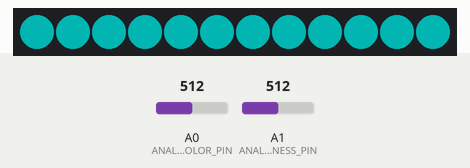
Bench run of a sketch on a simulated ATtiny85, built with avr-gcc and run on an emulated ATtiny85. Shown: 12 RGB LEDs in strip order, left to right. The test bench sets the inputs (shaded band); at power-on: A0 (ANALOG_COLOR_PIN) = 512, A1 (ANALOG_BRIGHTNESS_PIN) = 512. Dim RGB values are drawn brighter than linear.

Above: at 1.4 s.
1.5 s: A0 (ANALOG_COLOR_PIN) set to 716
At 2.8 s:
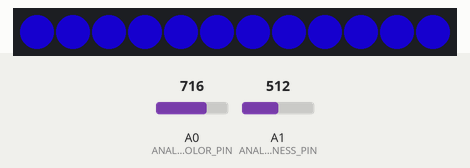
3.1 s: A1 (ANALOG_BRIGHTNESS_PIN) set to 0
At 4.0 s:
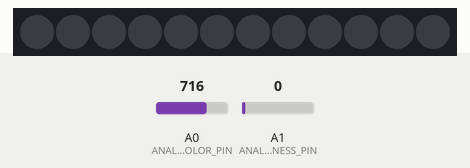
4.6 s: A1 (ANALOG_BRIGHTNESS_PIN) set to 95
At 4.61 s:
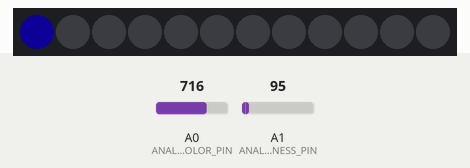
6.2 s: A0 (ANALOG_COLOR_PIN) set to 900
At 7.5 s:
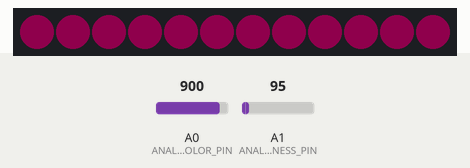
7.8 s: A0 (ANALOG_COLOR_PIN) set to 1023
9.4 s: A0 (ANALOG_COLOR_PIN) set to 306
At 11.4 s:
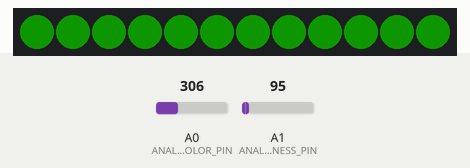

Measured:
- after the input at 1.5 s, the LEDs: first change at once (image 1 shows a later state)
- after the input at 3.1 s, the LEDs: change at once (image 2)
- after the input at 4.6 s, the LEDs: change at once (image 3)
- after the input at 6.2 s, the LEDs: first change at once (image 4 shows a later state)
- after the input at 9.4 s, the LEDs: first change at once (image 5 shows a later state)

The sketch:

NeopixelBacklight.ino
```cpp
#include <Adafruit_NeoPixel.h>
#ifdef __AVR__
  #include <avr/power.h>
#endif

#define NEOPIXEL_DATA_PIN 6
#define NEOPIXEL_LEDS 12

#define ANALOG_COLOR_PIN A0
#define ANALOG_BRIGHTNESS_PIN A1
#define SWIPE_WAIT 50

// Parameter 1 = number of pixels in strip
// Parameter 2 = Arduino pin number (most are valid)
// Parameter 3 = pixel type flags, add together as needed:
//   NEO_KHZ800  800 KHz bitstream (most NeoPixel products w/WS2812 LEDs)
//   NEO_KHZ400  400 KHz (classic 'v1' (not v2) FLORA pixels, WS2811 drivers)
//   NEO_GRB     Pixels are wired for GRB bitstream (most NeoPixel products)
//   NEO_RGB     Pixels are wired for RGB bitstream (v1 FLORA pixels, not v2)
Adafruit_NeoPixel strip = Adafruit_NeoPixel(NEOPIXEL_LEDS, NEOPIXEL_DATA_PIN, NEO_GRB + NEO_KHZ800);

// IMPORTANT: To reduce NeoPixel burnout risk, add 1000 uF capacitor across
// pixel power leads, add 300 - 500 Ohm resistor on first pixel's data input
// and minimize distance between Arduino and first pixel.  Avoid connecting
// on a live circuit...if you must, connect GND first.

byte sensorValue = 0;        // value read from the pot
float brightnessValue = 1.0;   // value read from the pot

void setup() {
  // This is for Trinket 5V 16MHz, you can remove these three lines if you are not using a Trinket
  #if defined (__AVR_ATtiny85__)
    if (F_CPU == 16000000) clock_prescale_set(clock_div_1);
  #endif
  // End of trinket special code


  strip.begin();
  strip.show(); // Initialize all pixels to 'off'

  Serial.begin(9600);
  while (!Serial) {
    ; // wait for serial port to connect. Needed for native USB port only
  }
}

void loop()
{

  // read the analog in value:
  byte newSensorValue = map(analogRead(ANALOG_COLOR_PIN), 0, 1023, 0, 255);
  bool updateNeo = false;
  if ( newSensorValue != sensorValue )
  {
      sensorValue = newSensorValue;
      updateNeo = true;
  }
  float newSensorBrightness = map(analogRead(ANALOG_BRIGHTNESS_PIN), 0, 1023, 0, 255);

  if (  brightnessValue != newSensorBrightness )
  {
      updateNeo = true;
      brightnessValue = newSensorBrightness;
      strip.setBrightness(brightnessValue);
  }

  if ( updateNeo )
  {
    colorWipe(Wheel(sensorValue),SWIPE_WAIT);
  }

}

// Fill the dots one after the other with a color
void colorWipe(uint32_t c, uint8_t wait) {
  for(uint16_t i=0; i<strip.numPixels(); i++) {
    strip.setPixelColor(i, c);
    strip.show();
    delay(wait);
  }
}

// Input a value 0 to 255 to get a color value.
// The colours are a transition r - g - b - back to r.
uint32_t Wheel(byte WheelPos) {
  WheelPos = 255 - WheelPos;
  if(WheelPos < 85) {
    return strip.Color(255 - WheelPos * 3, 0, WheelPos * 3);
  }
  if(WheelPos < 170) {
    WheelPos -= 85;
    return strip.Color(0, WheelPos * 3, 255 - WheelPos * 3);
  }
  WheelPos -= 170;
  return strip.Color(WheelPos * 3, 255 - WheelPos * 3, 0);
}
```
